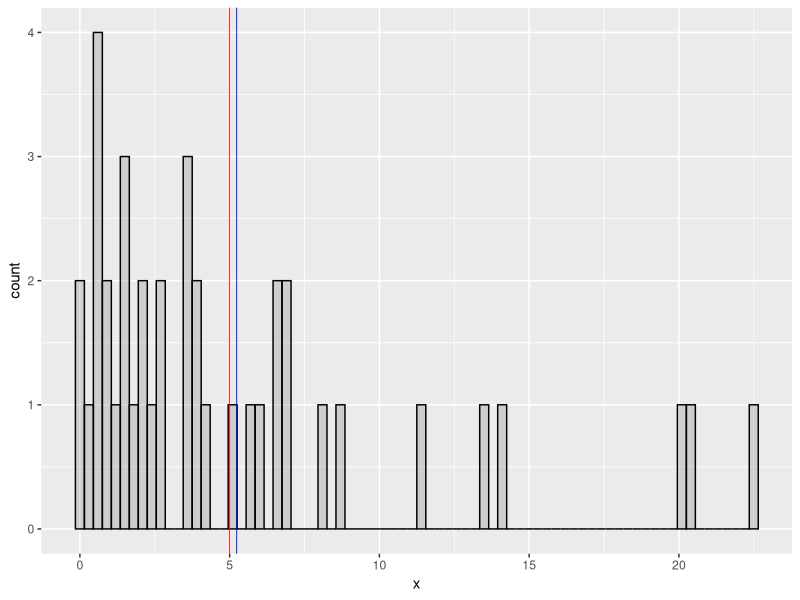
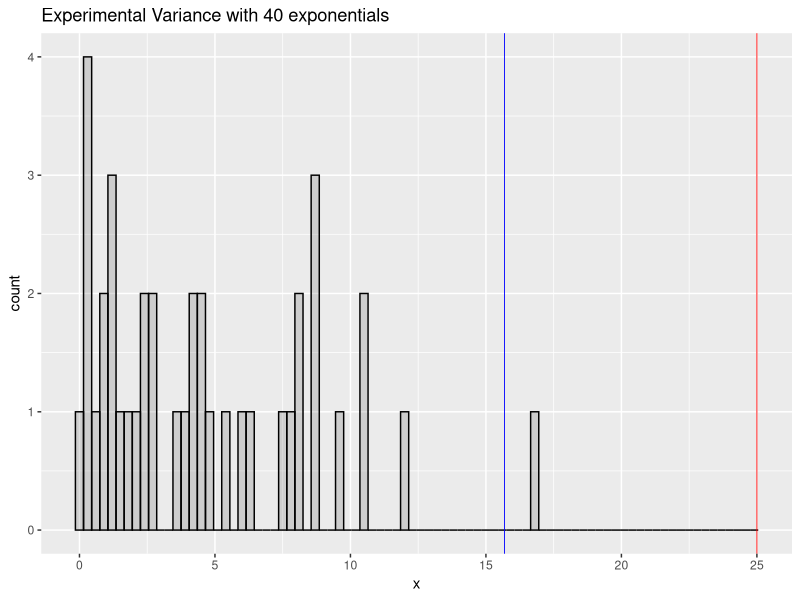
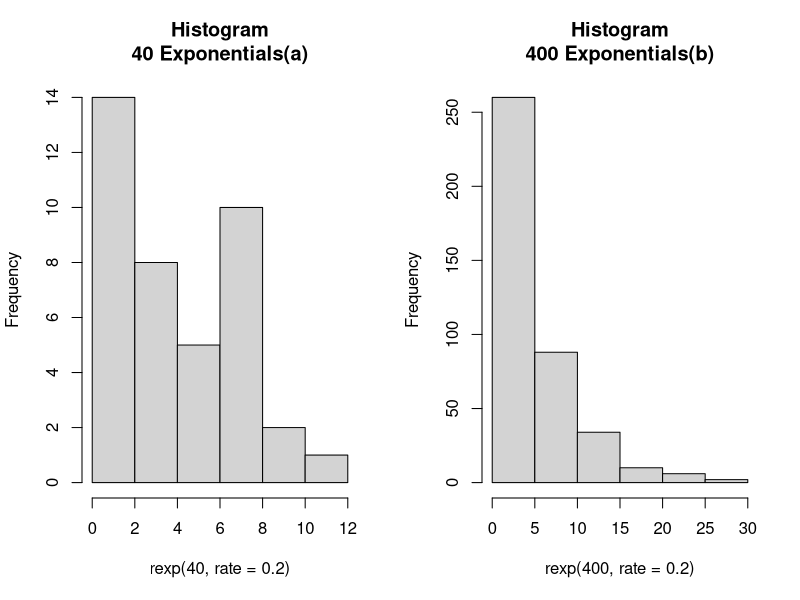
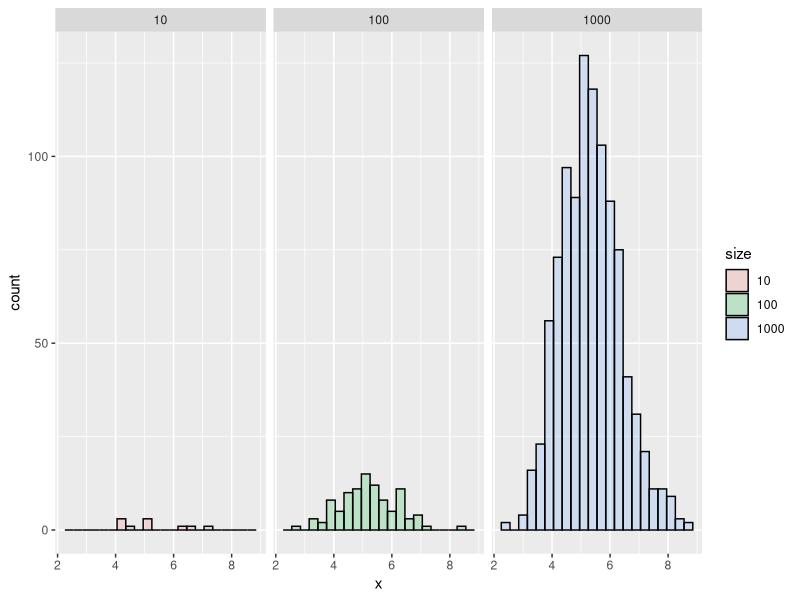

Recreate these plots in R, in order.
## ---- chunk 1
library(ggplot2)
## ---- chunk 2
data <- data.frame( x=rexp( 40, rate=0.2 ) )

ggplot(data, aes(x = x)) + 
    geom_histogram(alpha = .20, binwidth=.3, colour = "black") +
    geom_vline(xintercept = 1/0.2, size = 0.3, color="red" ) +
    geom_vline(xintercept = mean(data$x), size = 0.3, color="blue")
## ---- chunk 3
data <- data.frame( x=rexp( 40, rate=0.2 ) )

ggplot(data, aes(x = x) ) + 
    geom_histogram(alpha = .20, binwidth=.3, colour = "black") +
    geom_vline(xintercept = (1/0.2)^2, size = 0.3, color="red" ) +
    geom_vline(xintercept = var(data$x), size = 0.3, color="blue") +
    ggtitle( "Experimental Variance with 40 exponentials" )

## ---- chunk 4
samsize <- c(10,100,1000,10000)
samples <- sapply( samsize, function(x)rexp(x, rate=0.2) )

data <- data.frame( 
    Size=c( sapply(samples, length) ),
    Exp.Mean=rep( 5,each=length(samples) ),
    Act.Mean=c(sapply(samples, mean) ),
    Exp.Var=rep( 5^2,each=length(samples) ),
    Act.Variance=c(sapply(samples, var) )
    )

data$Diff.Mean <- data$Exp.Mean-data$Act.Mean
data$Diff.Var <- data$Exp.Var-data$Act.Variance

data
## ---- chunk 5
par(mfrow=c(1,2))
## ---- chunk 6
par(mfrow=c(1,2))
hist( rexp( 40, rate=0.2 ), main="Histogram\n40 Exponentials(a)" )
hist( rexp( 400, rate=0.2 ), main="Histogram\n400 Exponentials(b)" )
## ---- chunk 7
par(mfrow=c(1,1))
## ---- chunk 8
simulateExpSampleMeans <- function( n=10 )
{
    means <- NULL
    #-----------------------------
    # These are properties of the exponential distribution
    # Mean = SD = 1/lambda, this is using lambda=0.2
    populationMean <- 1/0.2
    populationSD <- 1/0.2
    #-----------------------------
    
    for( i in 1:n ) 
    {
        sample <- rexp( 40, rate=0.2 )
        
        means <- c( means,
            # Central Limit Theorem formula applied to current data:
            (sqrt(40)*mean(sample)-populationMean)/populationSD )
    }
    means
}
## ---- chunk 9
nosam <- c( 10, 100, 1000 )

data <- data.frame(
  x = unlist( c(sapply( nosam, simulateExpSampleMeans )) ),
  size = factor( 
      c(rep(10, each=10),
        rep(100, each=100), 
        rep(1000, each=1000)) )
  )
## ---- chunk 10
ggplot(data, aes(x = x, fill = size)) + 
    geom_histogram(alpha = .20, binwidth=.3, colour = "black") +
    facet_grid(. ~ size)

